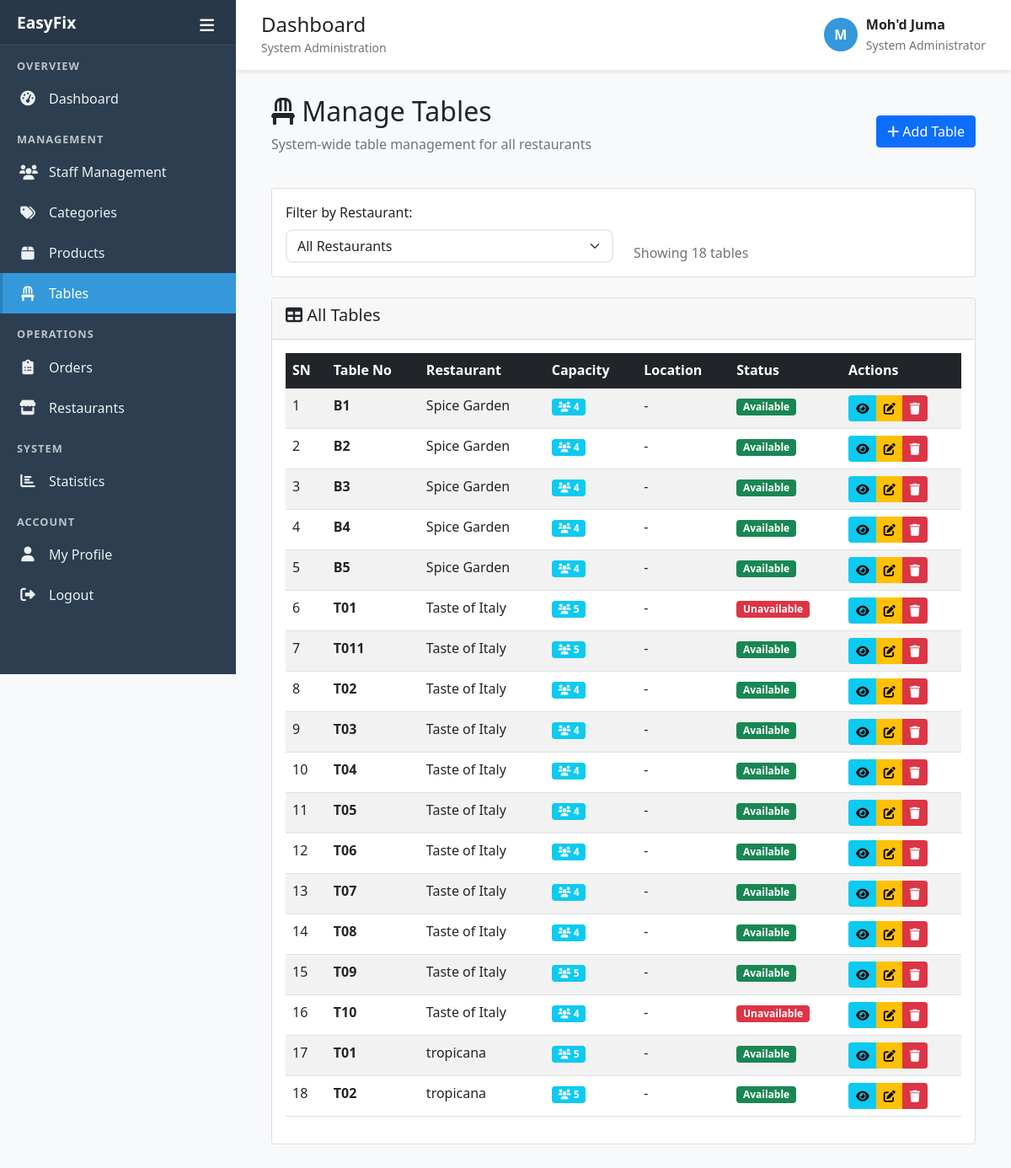
Page /system-admin/tables/ (signed in) on the earlier database version.
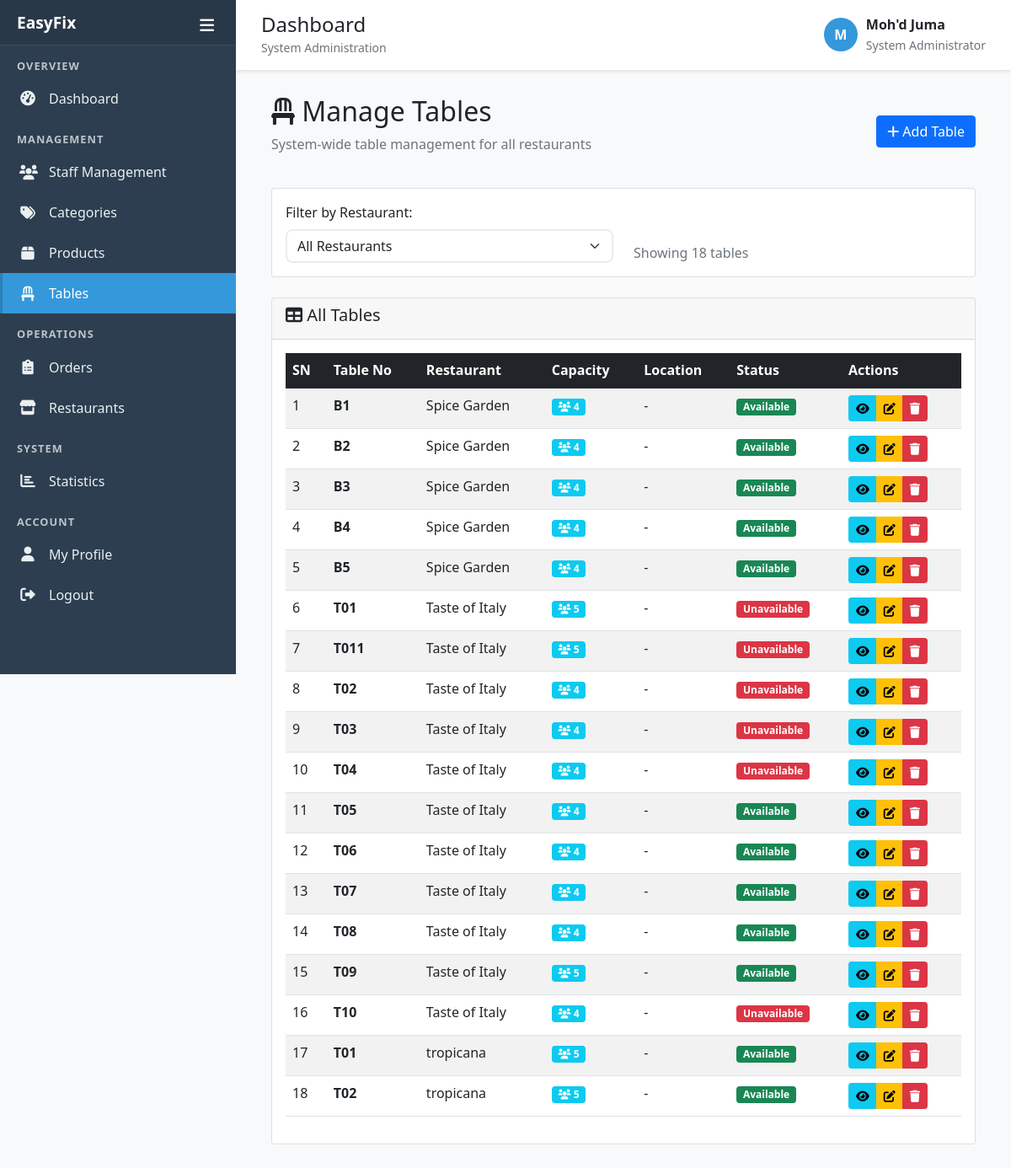
Same page on the later database version.
### restaurant/models.py (models this page shows, shortened)
class TableInfo(models.Model):
    owner = models.ForeignKey(User, on_delete=models.CASCADE, related_name='tables',
                             limit_choices_to={'role__name': 'owner'}, null=True, blank=True)
    tbl_no = models.CharField(max_length=10)
    capacity = models.IntegerField(default=4)
    is_available = models.BooleanField(default=True)
    created_at = models.DateTimeField(auto_now_add=True)
    class Meta:
        verbose_name = "Table Information"
        verbose_name_plural = "Tables Information"
        unique_together = ['owner', 'tbl_no']  # Each owner can have their own table numbering

### accounts/models.py (models this page shows, shortened)
class User(AbstractUser):
    role = models.ForeignKey(Role, on_delete=models.CASCADE, null=True, blank=True)
    owner = models.ForeignKey('self', on_delete=models.CASCADE, null=True, blank=True,
                             related_name='owned_users', limit_choices_to={'role__name': 'owner'})
    restaurant_name = models.CharField(max_length=200, blank=True,
                                     help_text="Name of the restaurant (for owners only)")
    restaurant_description = models.TextField(blank=True,
                                            help_text="Description of the restaurant (for owners only)")
    restaurant_qr_code = models.CharField(max_length=50, unique=True, blank=True, null=True,
                                        help_text="Unique QR code for restaurant access")
    tax_rate = models.DecimalField(max_digits=5, decimal_places=4, default=Decimal('0.0800'),
                                 help_text="Tax rate as decimal (e.g., 0.0800 for 8%, 0.0500 for 5%)")
    phone_number = models.CharField(max_length=15, blank=True)
    address = models.TextField(blank=True)
    is_active_staff = models.BooleanField(default=True)
    created_at = models.DateTimeField(auto_now_add=True)
    updated_at = models.DateTimeField(auto_now=True)
    def is_administrator(self):
        return self.role and self.role.name == 'administrator'

### system_admin/views.py (the view)
# urls.py: path('tables/', views.manage_tables, name='manage_tables'),
@login_required
def manage_tables(request):
    if not request.user.is_administrator():
        messages.error(request, 'Access denied. Administrator privileges required.')
        return redirect('accounts:login')
    restaurants = User.objects.filter(role__name='owner', restaurant_name__isnull=False).exclude(restaurant_name='').order_by('restaurant_name')
    restaurant_filter = request.GET.get('restaurant')
    if restaurant_filter:
        tables = TableInfo.objects.filter(owner__id=restaurant_filter).select_related('owner').order_by('tbl_no')
        selected_restaurant = get_object_or_404(User, id=restaurant_filter, role__name='owner')
    else:
        tables = TableInfo.objects.select_related('owner').order_by('owner__restaurant_name', 'tbl_no')
        selected_restaurant = None
    context = {
        'tables': tables,
        'restaurants': restaurants,
        'selected_restaurant': selected_restaurant,
    }
    return render(request, 'system_admin/manage_tables.html', context)

### templates/system_admin/manage_tables.html (shortened to what the changed rows need)
{% extends 'system_admin/base.html' %}
{% load static %}
{% block content %}
<div class="container-fluid">
    <div class="row">
        <div class="col-12">
            <div class="d-flex justify-content-between align-items-center mb-4">
                <div>
                    <h2><i class="fas fa-chair"></i> Manage Tables</h2>
                </div>
            </div>
            <div class="card">
                <div class="card-body">
                    <div class="table-responsive">
                        <table class="table table-striped table-hover" id="tablesTable">
                            <thead class="table-dark">
                                <tr>
                                    <th>SN</th>
                                    <th>Table No</th>
                                    <th>Restaurant</th>
                                    <th>Capacity</th>
                                    <th>Location</th>
                                    <th>Status</th>
                                    <th>Actions</th>
                                </tr>
                            </thead>
                            <tbody>
                                {% for table in tables %}
                                <tr>
                                    <td>{{ forloop.counter }}</td>
                                    <td><strong>{{ table.tbl_no }}</strong></td>
                                    <td>{{ table.owner.restaurant_name }}</td>
                                    <td>
                                        <span class="badge bg-info">
                                            <i class="fas fa-users"></i> {{ table.capacity }}
                                        </span>
                                    </td>
                                    <td>{{ table.location|default:"-" }}</td>
                                    <td>
                                        {% if table.is_available %}
                                            <span class="badge bg-success">Available</span>
                                        {% else %}
                                            <span class="badge bg-danger">Unavailable</span>
                                        {% endif %}
                                    </td>
                                    <td>
                                        <div class="btn-group" role="group">
                                            <button class="btn btn-sm btn-info" onclick="viewTableDetails({{ table.id }})">
                                                <i class="fas fa-eye"></i>
                                            </button>
                                            <button class="btn btn-sm btn-warning" onclick="editTable({{ table.id }})">
                                                <i class="fas fa-edit"></i>
                                            </button>
                                            <button class="btn btn-sm btn-danger" onclick="deleteTable({{ table.id }}, '{{ table.tbl_no }}', '{{ table.owner.restaurant_name }}')">
                                                <i class="fas fa-trash"></i>
                                            </button>
                                        </div>
                                    </td>
                                </tr>
                                {% empty %}
                                <tr>
                                    <td colspan="7" class="text-center">No tables found.</td>
                                </tr>
                                {% endfor %}
                            </tbody>
                        </table>
                    </div>
                </div>
            </div>
        </div>
    </div>
</div>
{% endblock %}

Differences in the rows shown:
changed TableInfo (number 7 of 18 on the later page): is_available "Available" → "Unavailable"
changed TableInfo (number 8 of 18 on the later page): is_available "Available" → "Unavailable"
changed TableInfo (number 9 of 18 on the later page): is_available "Available" → "Unavailable"
changed TableInfo (number 10 of 18 on the later page): is_available "Available" → "Unavailable"
